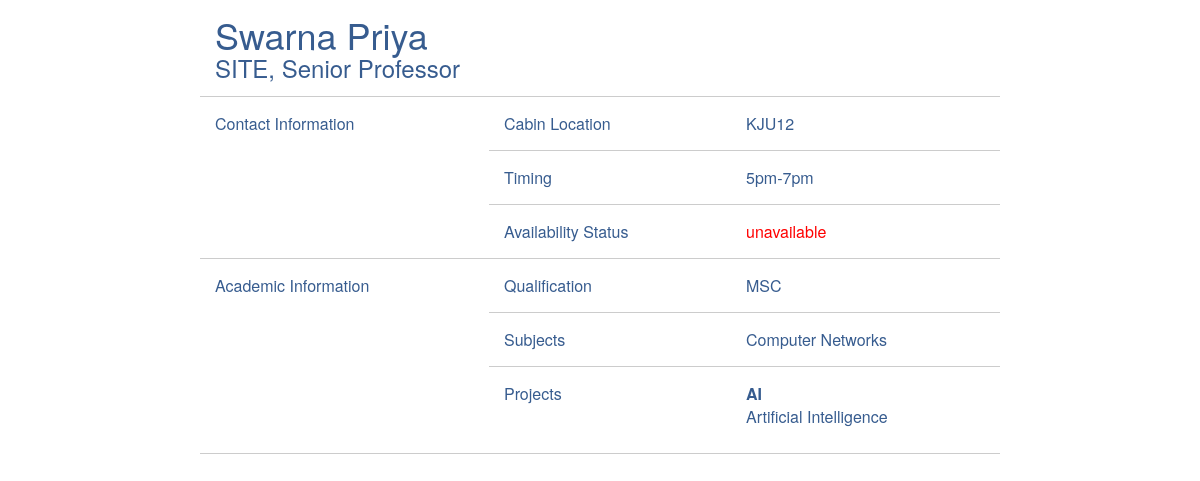
The page /faculty.php?id=2 on the database its author committed.
### tables this page shows
CREATE TABLE `faculty` (
  `faculty_id` int(11) NOT NULL,
  `school_id` int(11) NOT NULL,
  `name` varchar(30) NOT NULL,
  `designation` varchar(20) DEFAULT NULL,
  `availability_status` varchar(20) DEFAULT NULL,
  `qualification` varchar(20) DEFAULT NULL,
  `timing` varchar(20) DEFAULT NULL,
  `cabin` varchar(20) DEFAULT NULL,
  `subjects` varchar(20) DEFAULT NULL
);

CREATE TABLE `school` (
  `school_id` int(11) NOT NULL,
  `name` varchar(20) NOT NULL,
  `desc` varchar(400) DEFAULT NULL
);

CREATE TABLE `project` (
  `project_id` int(11) NOT NULL,
  `name` varchar(32) NOT NULL,
  `details` varchar(40) NOT NULL
);

### config/sql.php (called while the page is built, shortened)
<?php
function getFacultyDetails($facultyid)
{
  return "select * from faculty where faculty_id=".$facultyid.";";
}
function getSchoolBySchoolID($schoolid)
{
 return "select * from school where school_id=".$schoolid.";";
}
function getProjectsByFacultyID($facultyid)
{
return "select p.name PNAME,p.details PDETAILS from faculty f inner join facultyProject fp on f.faculty_id=fp.faculty_id inner join project p on fp.project_id=p.project_id where f.faculty_id =".$facultyid.";";
}
?>

### faculty.php (the view, shortened to what this page needs)
<?php
  include("config/sql.php");
  $faculty_id = $_REQUEST['id'];
  $facultysql = getFacultyDetails($faculty_id);
  $result=mysqli_query($db,$facultysql);
  if (mysqli_num_rows($result) ==1) {
    $row = mysqli_fetch_assoc($result);
 	$facultyName = $row['name'];
 	$designation = $row['designation'];
  $availability_status = $row['availability_status'];
  $qualification = $row['qualification'];
  $timing = $row['timing'];
  $cabin = $row['cabin'];
  $subjects = $row['subjects'];
  $schoolid = $row['school_id'];
  }
  $schoolsql = getSchoolBySchoolID($schoolid);
  $result=mysqli_query($db,$schoolsql);
  if (mysqli_num_rows($result) ==1) {
    $row = mysqli_fetch_assoc($result);
 	$schoolname = $row['name'];
  }
  else
  {
  	$schoolname = "NA";
  }
  $projectsql = getProjectsByFacultyID($faculty_id);
  $result=mysqli_query($db,$projectsql);
   $projects = array();
  if (mysqli_num_rows($result) > 0) {
  	while($row = mysqli_fetch_assoc($result)) {
  		$projectname = $row['PNAME'];
  		$projectdetails = $row['PDETAILS'];
  		$project = array($projectname,$projectdetails);
		array_push($projects,$project);
    }
  }
?>
<html>
<body style="background:rgba(0,0,0,0)">
  <link rel="stylesheet" href="css/bootstrap.min.css">
 <div>
        <div class="tcontainer">
            <table style="border-collapse:collapse;width:800px;" cellspacing="1" cellpadding="2">
                <tr>
                    <td colspan="3">
                        <h1><?php echo "$facultyName"; ?></h1>
                        <h3><span><?php echo "$schoolname"; ?></span>, <span><?php echo "$designation"; ?></span></h3>
                    </td>
                </tr>
                <tr>
                    <td rowspan="3" class="column">
                        Contact Information
                    </td>
                    <td class="subcolumn">
                        Cabin Location
                    </td>
                    <td>
                        <?php echo "$cabin"; ?>
                    </td>
                </tr>
                <tr>
                    <td class="subcolumn">
                        Timing
                    </td>
                    <td>
                        <?php echo "$timing"; ?>
                    </td>
                </tr>
                <tr>
                    <td class="subcolumn">
                        Availability Status
                    </td>
                    <?php
                    echo "<td class='$availability_status'>";
                         echo "$availability_status";
                    ?>
                    </td>
                </tr>
                <tr>
                    <td rowspan="3" class="column">
                        Academic Information
                    </td>
                    <td class="subcolumn">
                        Qualification
                    </td>
                    <td>
                        <?php echo "$qualification"; ?>
                    </td>
                </tr>
                <tr>
                    <td class="subcolumn">
                        Subjects
                    </td>
                    <td>
                        <?php echo "$subjects"; ?>
                    </td>
                </tr>
                <tr>
                    <td class="subcolumn">
                        Projects
                    </td>
                    <td>
                      <?php
                      for ($i = 0; $i < count($projects); ++$i) {
                          $project = $projects[$i];
                          echo "<p><b>$project[0]</b><br/>$project[1]</p>";
                        }
                      ?>
                    </td>
                </tr>
            </table>
        </div>
</body>
</html>

### faculty.php (style rules this page uses)
td { padding: 15px; vertical-align: top; font-weight: 500; }
table { color:#375c8f; border-collapse: collapse; margin: 0 auto; }
tr { border-bottom: 1px solid rgba(0,0,0,0.2); }
td.column,td.subcolumn { font-weight: 200; }
div.tcontainer table { padding: 5px; width: 100%; }
td.unavailable { color:red; }
h1,h3 { margin:0px; }

### rows shown on the page
faculty: name "Swarna Priya", designation "Senior Professor", cabin "KJU12", timing "5pm-7pm", availability_status "unavailable", qualification "MSC", subjects "Computer Networks"
school: name "SITE"
project: name "AI", details "Artificial Intelligence"
